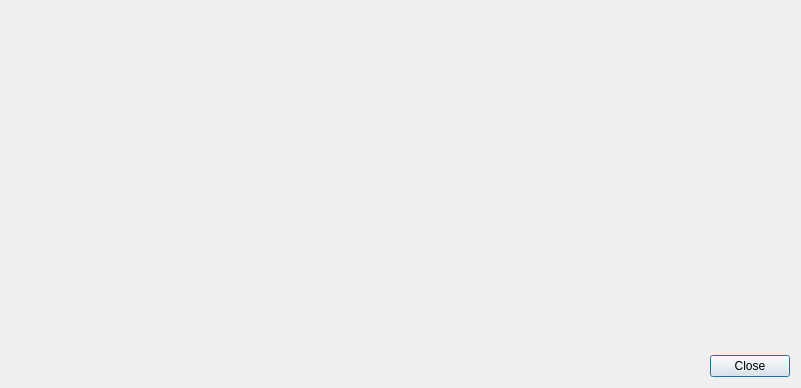
<?xml version="1.0" encoding="UTF-8"?>
<ui version="4.0">
 <class>DialogMultiDisasm</class>
 <widget class="QDialog" name="DialogMultiDisasm">
  <property name="windowModality">
   <enum>Qt::ApplicationModal</enum>
  </property>
  <property name="geometry">
   <rect>
    <x>0</x>
    <y>0</y>
    <width>801</width>
    <height>388</height>
   </rect>
  </property>
  <property name="windowTitle">
   <string>Disasm</string>
  </property>
  <property name="modal">
   <bool>true</bool>
  </property>
  <layout class="QVBoxLayout" name="verticalLayout">
   <item>
    <widget class="XMultiDisasmWidget" name="widgetDisasm" native="true">
     <property name="sizePolicy">
      <sizepolicy hsizetype="Preferred" vsizetype="Expanding">
       <horstretch>0</horstretch>
       <verstretch>0</verstretch>
      </sizepolicy>
     </property>
    </widget>
   </item>
   <item>
    <layout class="QHBoxLayout" name="horizontalLayout">
     <item>
      <spacer name="horizontalSpacer">
       <property name="orientation">
        <enum>Qt::Horizontal</enum>
       </property>
       <property name="sizeHint" stdset="0">
        <size>
         <width>40</width>
         <height>20</height>
        </size>
       </property>
      </spacer>
     </item>
     <item>
      <widget class="QPushButton" name="pushButtonClose">
       <property name="text">
        <string>Close</string>
       </property>
      </widget>
     </item>
    </layout>
   </item>
  </layout>
 </widget>
 <customwidgets>
  <customwidget>
   <class>XMultiDisasmWidget</class>
   <extends>QWidget</extends>
   <header>xmultidisasmwidget.h</header>
   <container>1</container>
  </customwidget>
 </customwidgets>
 <resources/>
 <connections/>
</ui>
